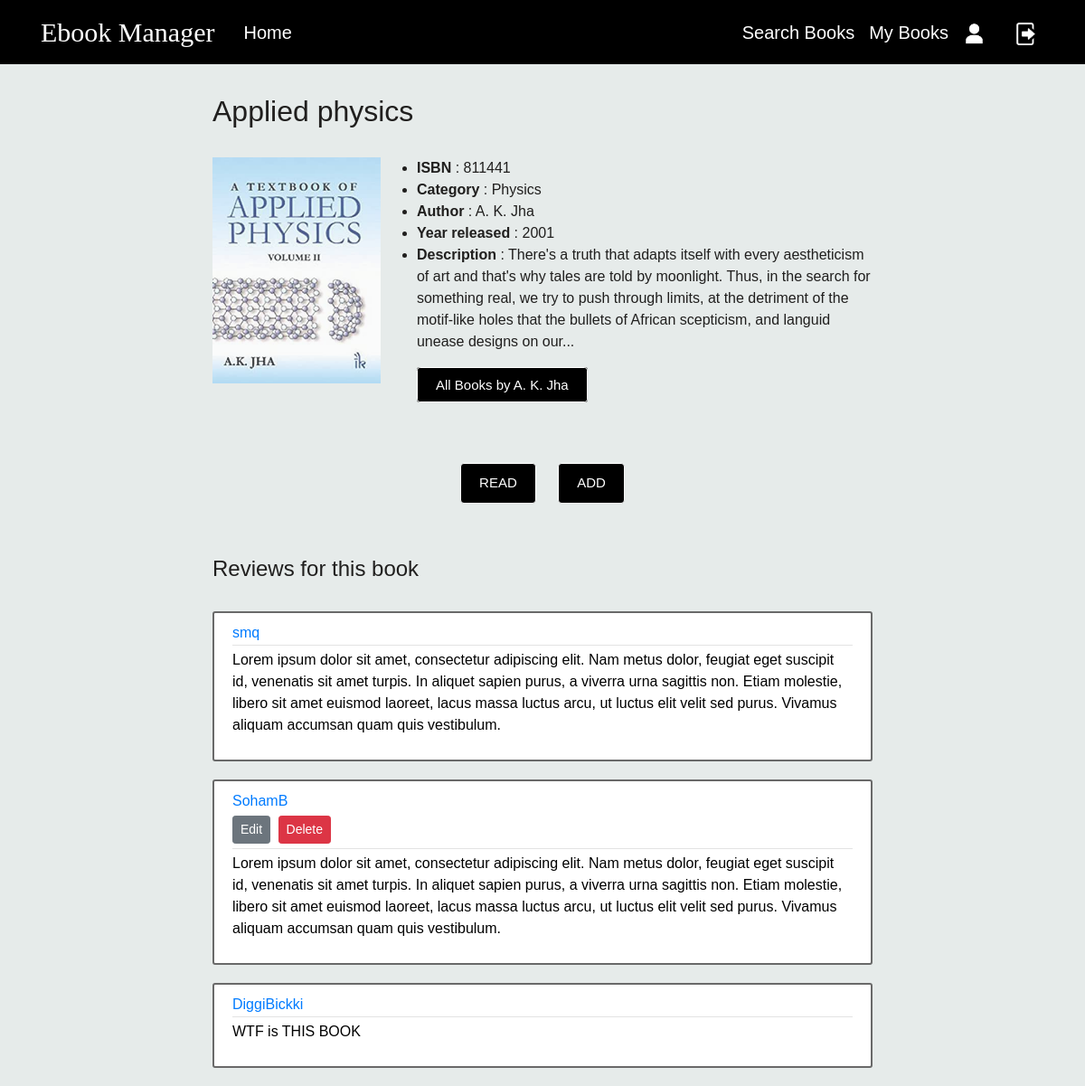
The app's page /books/1 (signed in) with its own data.
### ebook_management/models.py (models this page shows, shortened)
class books(db.Model):
    book_id=db.Column(db.Integer,primary_key=True)
    isbn=db.Column(db.Integer,nullable=False)
    title=db.Column(db.String(20))
    category=db.Column(db.String(20))
    link=db.Column(db.Text)
    path=db.Column(db.Text)
    author_id=db.Column(db.Integer,db.ForeignKey('author.auth_id'))
    desc=db.Column(db.Text,default="There's a truth that adapts itself with every aestheticism of art and that's why tales are told by moonlight. Thus, in the search for something real, we try to push through limits, at the detriment of the motif-like holes that the bullets of African scepticism, and languid unease designs on our...")
    year=db.Column(db.Integer)

class Author(db.Model):
    auth_id=db.Column(db.Integer,primary_key=True)
    author_name=db.Column(db.String(20))
    author_books=db.relationship('books',backref='author')

class reader(db.Model,UserMixin):
    reader_id=db.Column(db.Integer,primary_key=True)
    username=db.Column(db.String(20),unique=True,nullable=False)
    email=db.Column(db.String(20),nullable=False)
    name=db.Column(db.String(20),nullable=False)
    password = db.Column(db.String(60), nullable=False)
    image_file = db.Column(db.String(20), nullable=False, default='default.jpg')
    books_reading=db.relationship('books',secondary='Reader_Books',backref=db.backref('readers',lazy='dynamic'))
    review_done=db.relationship('books',secondary='Reader_Books_Review',backref=db.backref('reviewers',lazy='dynamic'))

class reader_books_review(db.Model):
    __tablename__='Reader_Books_Review'
    reader_id=db.Column('reader_id',db.Integer,db.ForeignKey('reader.reader_id'),primary_key=True)
    book_id=db.Column('book_id', db.Integer, db.ForeignKey('books.book_id'),primary_key=True)
    content=db.Column('content',db.Text,nullable=True)

### ebook_management/routes.py (the view)
@app.route("/books/<int:book_id>",methods=['GET', 'POST'])
def Books(book_id):
    q3=db.engine.execute("SELECT author_name from author NATURAL JOIN books where book_id =(?)",book_id)
    author_name=q3.fetchone()
    q2=db.engine.execute("SELECT * FROM reader_books_review WHERE book_id=(?)",book_id)
    reviews=q2.fetchall()
    form=AddReviewForm()
    form2=EditReviewForm()
    book = books.query.get_or_404(book_id)
    authors={}
    present=False
    q1=db.engine.execute("SELECT book_id FROM reader_books WHERE reader_id=(?)",current_user.reader_id)
    rbooks=q1.fetchall()
    owned=False
    for x in rbooks:
        if x.book_id==book_id:
            owned=True
    if current_user.is_authenticated==False:
        return redirect(url_for('login'))
    for x in reviews:
    	if x.content!=None:
    		author=reader.query.get(x.reader_id)
    		authors[x.reader_id]=author.username
    	if current_user.reader_id==x.reader_id:
    		present=True
    if form.validate_on_submit() and form.submit.data:
    	db.engine.execute("INSERT INTO reader_books_review(reader_id,book_id,content) VALUES (?,?,?)",(current_user.reader_id,book_id,form.review_content.data) )
    	db.session.commit()
    	flash('Review Added! YAY!', 'success')
    	return redirect(url_for('Books',book_id=book_id))
    if form2.validate_on_submit() and form2.submit_edit.data:
    	db.engine.execute( "UPDATE reader_books_review SET content=(?) WHERE reader_id=(?) AND book_id=(?)",(form2.review_content_edit.data,current_user.reader_id,book_id))
    	db.session.commit()
    	flash('Your review has been updated!', 'success')
    	return redirect(url_for('Books',book_id=book_id))
    elif request.method == 'GET':
        for x in reviews:
            if x.reader_id==current_user.reader_id:
                form2.review_content_edit.data=x.content
                break
    return render_template('Book.html',book=book,reviews=reviews,authors=authors,present=present,form=form,form2=form2,owned=owned,author_name=author_name)

### ebook_management/models.py (called while the page is built)
@login_manager.user_loader
def load_reader(reader_id):
    return reader.query.get(int(reader_id))

### ebook_management/templates/Book.html (shortened to what this page needs)
{% extends "layout.html" %}
{% block content %}
            <h2>{{book.title}}</h2>
            <br>
            <div class="book-page" style="display:flex;justify-content: flex-start;">
              {% if book.book_id < 12 %}
                <img src="{{url_for('static',filename=book.path)}}"  width="250" height="250" style="opacity: 0.8">
                {% else %}
                <img src="{{book.path}}"  width="250" height="250" style="opacity: 0.8" >
                {% endif %}
              <ul >
                <li><b>ISBN</b>  : {{book.isbn}}</li>
                <li><b>Category</b>  : {{book.category}}</li>
                <li><b>Author</b>   : {{author_name.author_name}}</li>
                <li><b>Year released</b>   : {{book.year}}</li>
                <li><b>Description</b> : {{book.desc}}</li>
                <br>
                <a href="{{url_for('AuthorBooks',author_id=book.author_id,author_Name=author_name.author_name)}}" class="btn-sm button">All Books by {{author_name.author_name}}</a>
              </ul>
            </div>
            <br>
            <br>
            {% if current_user.is_authenticated %}
            <div align="center">
              <a href="{{book.link}}" class="btn button book">READ</a>
              {%if owned==False%}
              <a href="{{url_for('AddBooks',book_id=book.book_id)}}" class="btn button book">ADD</a>
              {%else%}
               <button class="btn button book"  disabled>✓ ADDED</button>
              {%endif%}
            </div>
            {% endif %}
            <br>
            <br>
            <h4>Reviews for this book</h4>
            <br>
            {%for review in reviews%}
            	{%if review.content!=None%}
                  {%if review.reader_id!=current_user.reader_id%}
            	<article class="media content-section">
            	          <div class="media-body">
            	            <div class="article-metadata">
            	              <a class="mr-2" href="#">{{ authors[review.reader_id] }}</a>
            	            </div>
            	            <p class="article-content">{{ review.content }}</p>
            	          </div>
            	        </article>
                  {%else%}
                        <article class="media content-section">
                            <div class="media-body">
                              <div class="article-metadata">
                                <a class="mr-2" href="#">{{ authors[review.reader_id] }}</a>
                                <div>
                                    <button type="button" class="btn btn-secondary btn-sm mt-1 mb-1" data-toggle="modal" data-target="#editModal">Edit</button>
                                    <button type="button" class="btn btn-danger btn-sm m-1" data-toggle="modal" data-target="#deleteModal">Delete</button>
                                    </div>
                              </div>
                              <p class="article-content">{{ review.content }}</p>
                            </div>
                          </article>
                  {%endif%}
            	{%endif%}
            {%endfor%}
{% endblock content %}

### ebook_management/templates/layout.html (shortened to what this page needs)
<!DOCTYPE html>
<html>
<head>
    <link rel="stylesheet" href="https://maxcdn.bootstrapcdn.com/bootstrap/4.0.0/css/bootstrap.min.css">
    <link rel="stylesheet" type="text/css" href="{{ url_for('static', filename='main.css') }}">
</head>
<body>
    <header class="site-header">
      <nav class="navbar navbar-expand-md navbar-dark bg-steelhome fixed-top">
        <div class="container">
          <a class="navbar-brand mr-4" href="/">Ebook Manager</a>
          <div class="collapse navbar-collapse" id="navbarToggle">
            <div class="navbar-nav mr-auto">
              <a class="nav-item nav-link" href="{{ url_for('home') }}">Home</a>
            </div>
            <div class="navbar-nav">
              {% if current_user.is_authenticated %}
                <a class="nav-item nav-link" href="{{ url_for('SearchBooks') }}">Search Books</a>
                <a class="nav-item nav-link" href="{{ url_for('MyBooks') }}">My Books</a>
                <a class="nav-item nav-link mr-3" href="{{ url_for('account') }}"><img src="{{url_for('static',filename='misc/account.png')}}" width="25" height="25"></a>
                <a class="nav-item nav-link" href="{{ url_for('logout') }}"><img src="{{url_for('static',filename='misc/logout.png')}}" width="25" height="25"></a>
              {% else %}
                <a class="nav-item nav-link" href="{{ url_for('login') }}">Login</a>
                <a class="nav-item nav-link" href="{{ url_for('register') }}">Sign Up</a>
              {% endif %}
            </div>
          </div>
        </div>
      </nav>
    </header>
    <br>
    <main role="main" class="container">
      <div class="row">
        <div class="col-md-2"></div>
        <div class="col-md-8">
          <br>
          {% block content %}{% endblock %}
        </div>
      </div>
    </main>
</body>
</html>

### ebook_management/static/main.css (style rules this page uses)
body { background:#e3e9e7de; color: #201f1e; margin-top: 5rem; font-family: sans-serif; display: flex; }
h1, h2, h3, h4, h5, h6 { color: #201f1e; }
.bg-steelhome { background: black; }
.site-header .navbar-nav .nav-link { color: #ffffff; font-size: 20px; }
.content-section { background: #ffffff; padding: 10px 20px; border: 2px solid #696969; border-radius: 3px; margin-bottom: 20px; color: #000000 }
.article-content { white-space: pre-line; }
.article-metadata { padding-bottom: 1px; margin-bottom: 4px; border-bottom: 1px solid #e3e3e3 }
.navbar-brand { font-size: 30px; font-family: trial; }
.button { background-color: black; color: white; padding: 10px 20px; font-size: 15px; cursor: pointer; border: 1px solid white }
a.book { display: inline-block; margin: 10px; }

### records on screen
books: title "Applied physics", path (picture), isbn "811441", category "Physics", year "2001", desc "There's a truth that adapts itself with every aestheticism of art and that's why tales are told by moonlight. Thus, in the search for something real, we try to push through limits, at the detriment of the motif-like holes that the bullets of African scepticism, and languid unease designs on our..."
Author: author_name "A. K. Jha"
reader_books_review: content "Lorem ipsum dolor sit amet, consectetur adipiscing elit. Nam metus dolor, feugiat eget suscipit id, venenatis sit amet turpis. In aliquet sapien purus, a viverra urna sagittis non. Etiam molestie, libero sit amet euismod laoreet, lacus massa luctus arcu, ut luctus elit velit sed purus. Vivamus aliquam accumsan quam quis vestibulum."
reader: username "smq"
reader_books_review: content "Lorem ipsum dolor sit amet, consectetur adipiscing elit. Nam metus dolor, feugiat eget suscipit id, venenatis sit amet turpis. In aliquet sapien purus, a viverra urna sagittis non. Etiam molestie, libero sit amet euismod laoreet, lacus massa luctus arcu, ut luctus elit velit sed purus. Vivamus aliquam accumsan quam quis vestibulum."
reader: username "SohamB"
reader_books_review: content "WTF is THIS BOOK"
reader: username "DiggiBickki"
